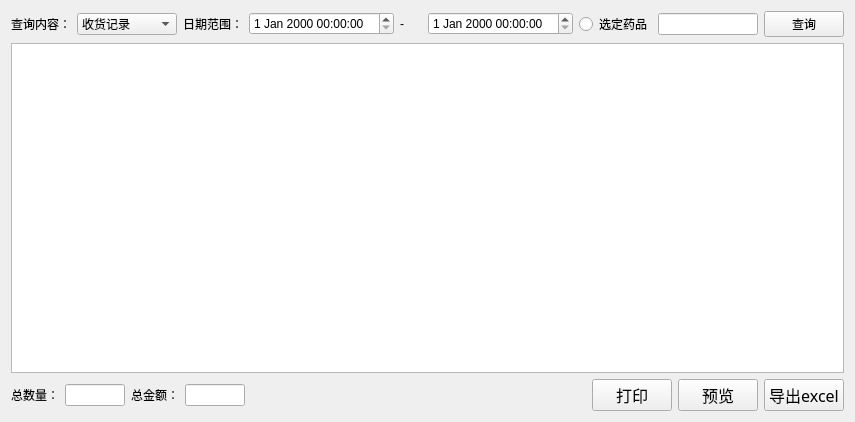
<?xml version="1.0" encoding="UTF-8"?>
<ui version="4.0">
 <class>PharmacyStatistics</class>
 <widget class="QWidget" name="PharmacyStatistics">
  <property name="geometry">
   <rect>
    <x>0</x>
    <y>0</y>
    <width>855</width>
    <height>422</height>
   </rect>
  </property>
  <property name="windowTitle">
   <string>PharmacyStatistics</string>
  </property>
  <layout class="QVBoxLayout" name="verticalLayout">
   <item>
    <layout class="QHBoxLayout" name="horizontalLayout">
     <item>
      <widget class="QLabel" name="label_9">
       <property name="sizePolicy">
        <sizepolicy hsizetype="Fixed" vsizetype="Preferred">
         <horstretch>0</horstretch>
         <verstretch>0</verstretch>
        </sizepolicy>
       </property>
       <property name="text">
        <string>查询内容：</string>
       </property>
      </widget>
     </item>
     <item>
      <widget class="QComboBox" name="comboBox_find">
       <property name="enabled">
        <bool>true</bool>
       </property>
       <property name="sizePolicy">
        <sizepolicy hsizetype="Expanding" vsizetype="Fixed">
         <horstretch>0</horstretch>
         <verstretch>0</verstretch>
        </sizepolicy>
       </property>
       <property name="maximumSize">
        <size>
         <width>100</width>
         <height>16777215</height>
        </size>
       </property>
       <item>
        <property name="text">
         <string>收货记录</string>
        </property>
       </item>
       <item>
        <property name="text">
         <string>退货记录</string>
        </property>
       </item>
       <item>
        <property name="text">
         <string>盘点记录</string>
        </property>
       </item>
      </widget>
     </item>
     <item>
      <widget class="QLabel" name="label">
       <property name="text">
        <string>日期范围：</string>
       </property>
      </widget>
     </item>
     <item>
      <widget class="QDateTimeEdit" name="dateTimeEdit_1">
       <property name="maximumSize">
        <size>
         <width>180</width>
         <height>16777215</height>
        </size>
       </property>
      </widget>
     </item>
     <item>
      <widget class="QLabel" name="label_2">
       <property name="text">
        <string>-</string>
       </property>
      </widget>
     </item>
     <item>
      <widget class="QDateTimeEdit" name="dateTimeEdit_2">
       <property name="maximumSize">
        <size>
         <width>180</width>
         <height>16777215</height>
        </size>
       </property>
      </widget>
     </item>
     <item>
      <widget class="QRadioButton" name="radioButton">
       <property name="text">
        <string>选定药品</string>
       </property>
      </widget>
     </item>
     <item>
      <widget class="QLineEdit" name="lineEdit_DrugNo">
       <property name="sizePolicy">
        <sizepolicy hsizetype="Expanding" vsizetype="Fixed">
         <horstretch>0</horstretch>
         <verstretch>0</verstretch>
        </sizepolicy>
       </property>
       <property name="maximumSize">
        <size>
         <width>100</width>
         <height>16777215</height>
        </size>
       </property>
      </widget>
     </item>
     <item>
      <widget class="QPushButton" name="findButton">
       <property name="text">
        <string>查询</string>
       </property>
      </widget>
     </item>
    </layout>
   </item>
   <item>
    <widget class="QTableWidget" name="tableWidget"/>
   </item>
   <item>
    <layout class="QHBoxLayout" name="horizontalLayout_2">
     <item>
      <widget class="QLabel" name="label_5">
       <property name="text">
        <string>总数量：</string>
       </property>
      </widget>
     </item>
     <item>
      <widget class="QLineEdit" name="lineEdit_TotalNum">
       <property name="maximumSize">
        <size>
         <width>60</width>
         <height>16777215</height>
        </size>
       </property>
      </widget>
     </item>
     <item>
      <widget class="QLabel" name="label_6">
       <property name="text">
        <string>总金额：</string>
       </property>
      </widget>
     </item>
     <item>
      <widget class="QLineEdit" name="lineEdit_TotalPrice">
       <property name="maximumSize">
        <size>
         <width>60</width>
         <height>16777215</height>
        </size>
       </property>
      </widget>
     </item>
     <item>
      <spacer name="horizontalSpacer_2">
       <property name="orientation">
        <enum>Qt::Horizontal</enum>
       </property>
       <property name="sizeHint" stdset="0">
        <size>
         <width>40</width>
         <height>20</height>
        </size>
       </property>
      </spacer>
     </item>
     <item>
      <widget class="QPushButton" name="printButton">
       <property name="font">
        <font>
         <family>Agency FB</family>
         <pointsize>12</pointsize>
        </font>
       </property>
       <property name="text">
        <string>打印</string>
       </property>
      </widget>
     </item>
     <item>
      <widget class="QPushButton" name="previewButton">
       <property name="font">
        <font>
         <family>Agency FB</family>
         <pointsize>12</pointsize>
        </font>
       </property>
       <property name="text">
        <string>预览</string>
       </property>
      </widget>
     </item>
     <item>
      <widget class="QPushButton" name="excelButton">
       <property name="font">
        <font>
         <family>Agency FB</family>
         <pointsize>12</pointsize>
        </font>
       </property>
       <property name="text">
        <string>导出excel</string>
       </property>
      </widget>
     </item>
    </layout>
   </item>
  </layout>
 </widget>
 <layoutdefault spacing="6" margin="11"/>
 <resources/>
 <connections/>
</ui>
